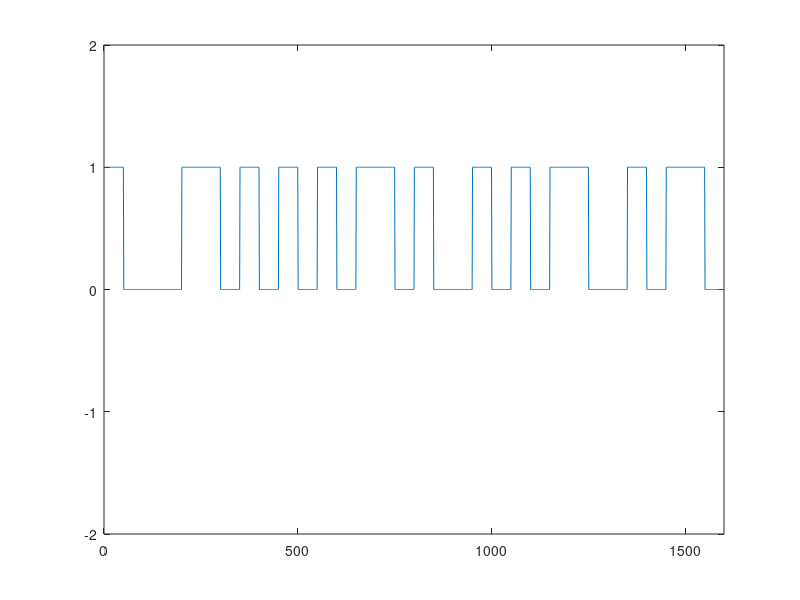
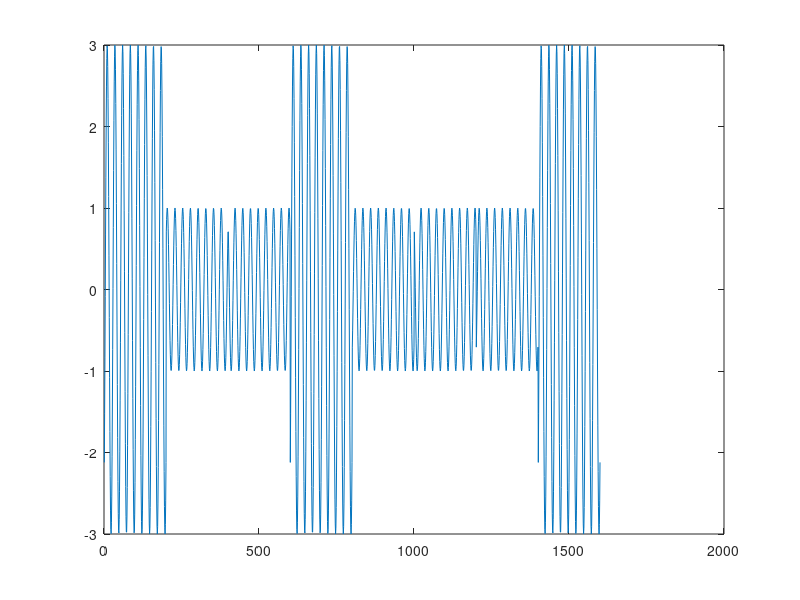
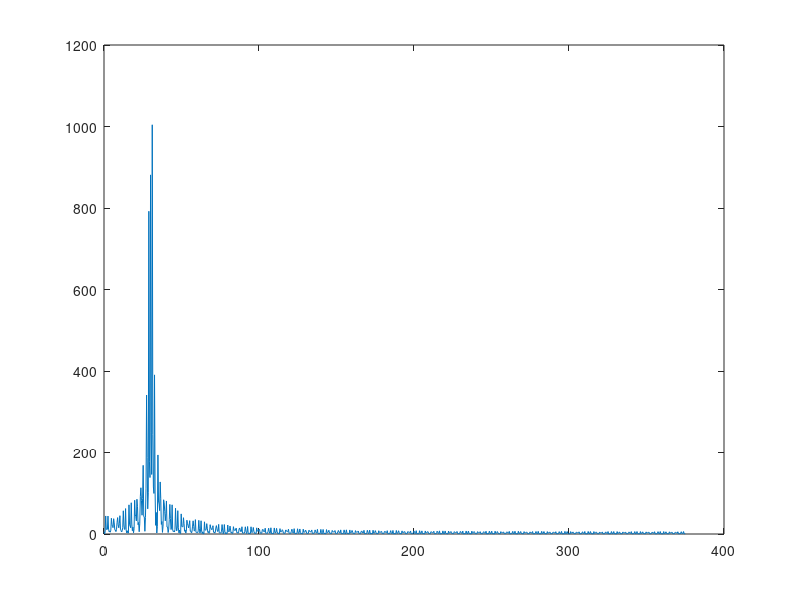

Write MATLAB code to recreate these figures, in order.
clear all 
close all
d_input = [1 0 0 0 1 1 0 1 0 1 0 1 0 1 1 0 1 0 0 1 0 1 0 1 1 0 0 1 0 1 1 0];
%% QAM16

length = 50;
fc = 30;

for i=1:size(d_input, 2)/4
    t = linspace((i-1)*(8/fc)+(i-1), i*(8/fc)+(i-1), length*4); 
    
    if d_input(4*i-3) == 0 && d_input(4*i-2) == 0 && d_input(4*i-1) == 0 && d_input(4*i) == 0 % 0, 0, 0, 0
        s(1+(i-1)*size(t, 2):size(t, 2)*i) = 3*cos(2*pi*fc*t+3*pi/4);
    elseif d_input(4*i-3) == 0 && d_input(4*i-2) == 0 && d_input(4*i-1) == 0 && d_input(4*i) == 1 % 0, 0, 0, 1
        s(1+(i-1)*size(t, 2):size(t, 2)*i) = 1*cos(2*pi*fc*t+3*pi/4);
    elseif d_input(4*i-3) == 0 && d_input(4*i-2) == 0 && d_input(4*i-1) == 1 && d_input(4*i) == 0 % 0, 0, 1, 0
        s(1+(i-1)*size(t, 2):size(t, 2)*i) = -3*cos(2*pi*fc*t+3*pi/4);
    elseif d_input(4*i-3) == 0 && d_input(4*i-2) == 1 && d_input(4*i-1) == 0 && d_input(4*i) == 0 % 0, 1, 0, 0
        s(1+(i-1)*size(t, 2):size(t, 2)*i) = 3*cos(2*pi*fc*t+pi/4);
    elseif d_input(4*i-3) == 1 && d_input(4*i-2) == 0 && d_input(4*i-1) == 0 && d_input(4*i) == 0 % 1, 0, 0, 0
        s(1+(i-1)*size(t, 2):size(t, 2)*i) = 3*cos(2*pi*fc*t-3*pi/4);
    elseif d_input(4*i-3) == 0 && d_input(4*i-2) == 0 && d_input(4*i-1) == 1 && d_input(4*i) == 1 % 0, 0, 1, 1
        s(1+(i-1)*size(t, 2):size(t, 2)*i) = -1*cos(2*pi*fc*t+3*pi/4);
    elseif d_input(4*i-3) == 0 && d_input(4*i-2) == 1 && d_input(4*i-1) == 0 && d_input(4*i) == 1 % 0, 1, 0, 1
        s(1+(i-1)*size(t, 2):size(t, 2)*i) = 1*cos(2*pi*fc*t+pi/4);
    elseif d_input(4*i-3) == 0 && d_input(4*i-2) == 1 && d_input(4*i-1) == 1 && d_input(4*i) == 0 % 0, 1, 1, 0
        s(1+(i-1)*size(t, 2):size(t, 2)*i) = -3*cos(2*pi*fc*t+pi/4);
    elseif d_input(4*i-3) == 1 && d_input(4*i-2) == 0 && d_input(4*i-1) == 0 && d_input(4*i) == 1 % 1, 0, 0, 1
        s(1+(i-1)*size(t, 2):size(t, 2)*i) = 1*cos(2*pi*fc*t-3*pi/4);
    elseif d_input(4*i-3) == 1 && d_input(4*i-2) == 0 && d_input(4*i-1) == 1 && d_input(4*i) == 0 % 1, 0, 1, 0
        s(1+(i-1)*size(t, 2):size(t, 2)*i) = -3*cos(2*pi*fc*t-3*pi/4);
    elseif d_input(4*i-3) == 1 && d_input(4*i-2) == 1 && d_input(4*i-1) == 0 && d_input(4*i) == 0 % 1, 1, 0, 0
        s(1+(i-1)*size(t, 2):size(t, 2)*i) = 3*cos(2*pi*fc*t-pi/4);
    elseif d_input(4*i-3) == 0 && d_input(4*i-2) == 1 && d_input(4*i-1) == 1 && d_input(4*i) == 1 % 0, 1, 1, 1
        s(1+(i-1)*size(t, 2):size(t, 2)*i) = -1*cos(2*pi*fc*t+pi/4);
    elseif d_input(4*i-3) == 1 && d_input(4*i-2) == 1 && d_input(4*i-1) == 0 && d_input(4*i) == 1 % 1, 1, 0, 1
        s(1+(i-1)*size(t, 2):size(t, 2)*i) = 1*cos(2*pi*fc*t-pi/4);
    elseif d_input(4*i-3) == 1 && d_input(4*i-2) == 1 && d_input(4*i-1) == 1 && d_input(4*i) == 0 % 1, 1, 1, 0
        s(1+(i-1)*size(t, 2):size(t, 2)*i) = -3*cos(2*pi*fc*t-pi/4);
    elseif d_input(4*i-3) == 1 && d_input(4*i-2) == 0 && d_input(4*i-1) == 1 && d_input(4*i) == 1 % 1, 0, 1, 1
        s(1+(i-1)*size(t, 2):size(t, 2)*i) = -1*cos(2*pi*fc*t-3*pi/4);
    elseif d_input(4*i-3) == 1 && d_input(4*i-2) == 1 && d_input(4*i-1) == 1 && d_input(4*i) == 1 % 1, 1, 1, 1
        s(1+(i-1)*size(t, 2):size(t, 2)*i) = -1*cos(2*pi*fc*t-pi/4);    
    end
end

for i=1:size(d_input, 2)
    t = linspace(0, 2/fc, length); 
    
    if d_input(i) == 1
        input(1+(i-1)*size(t, 2):size(t, 2)*i) = 1; 
    elseif d_input(i) == 0 
        input(1+(i-1)*size(t, 2):size(t, 2)*i) = 0; 
    end
end

figure;
plot(1:size(input, 2), input); % figure 1

axis([0 size(input, 2) -2 2]);
figure;
plot(1:size(input, 2), s); % figure 2
%% fft 

len = 2^nextpow2(max(size(s)));
FFT = fft(s, len);
f = length*fc/2/2*linspace(0, 1, len/2+1);
a = abs(FFT(1:len/2+1));
figure;
plot(f, a);